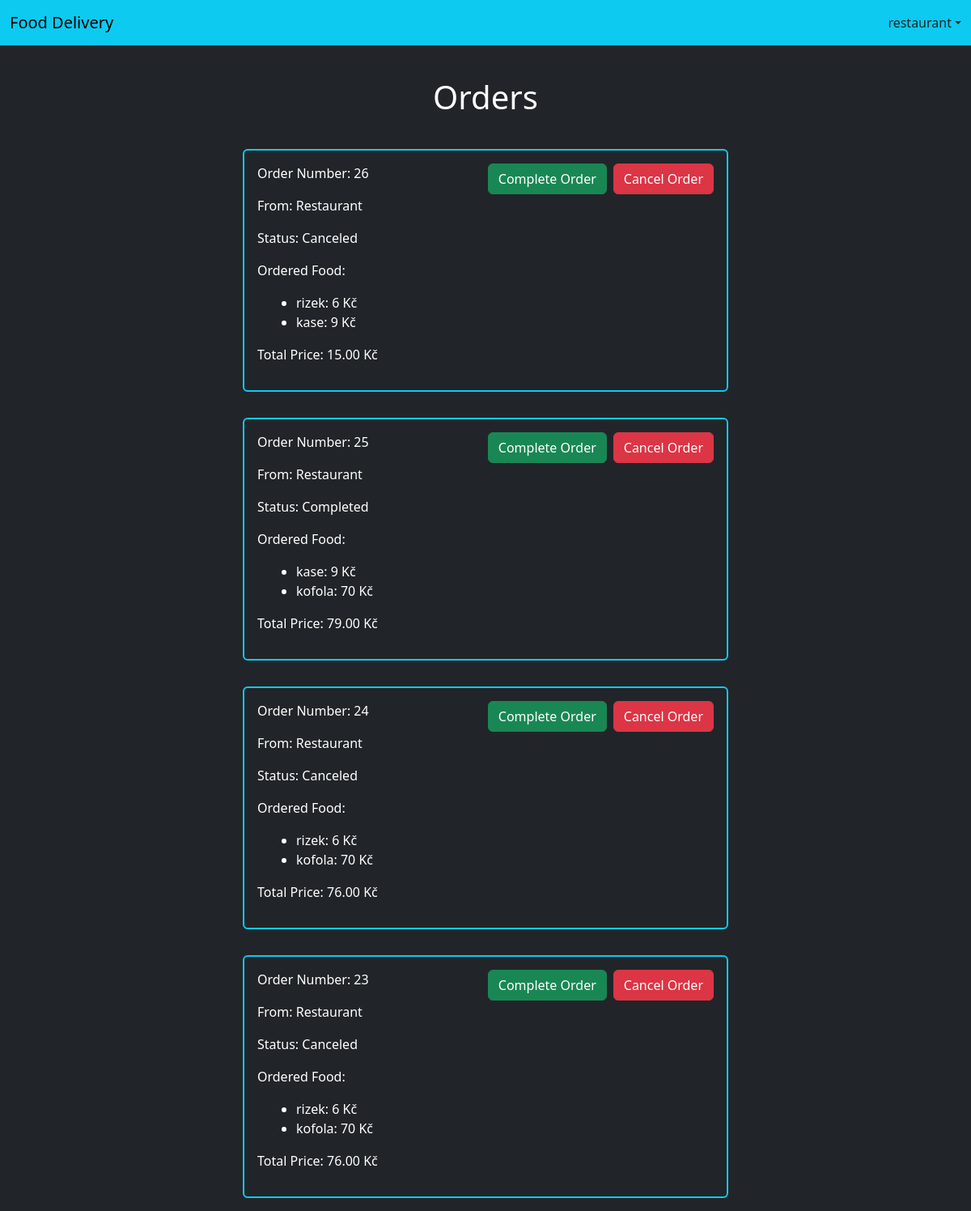
The page /orders/ (signed in) on the database as committed earlier.
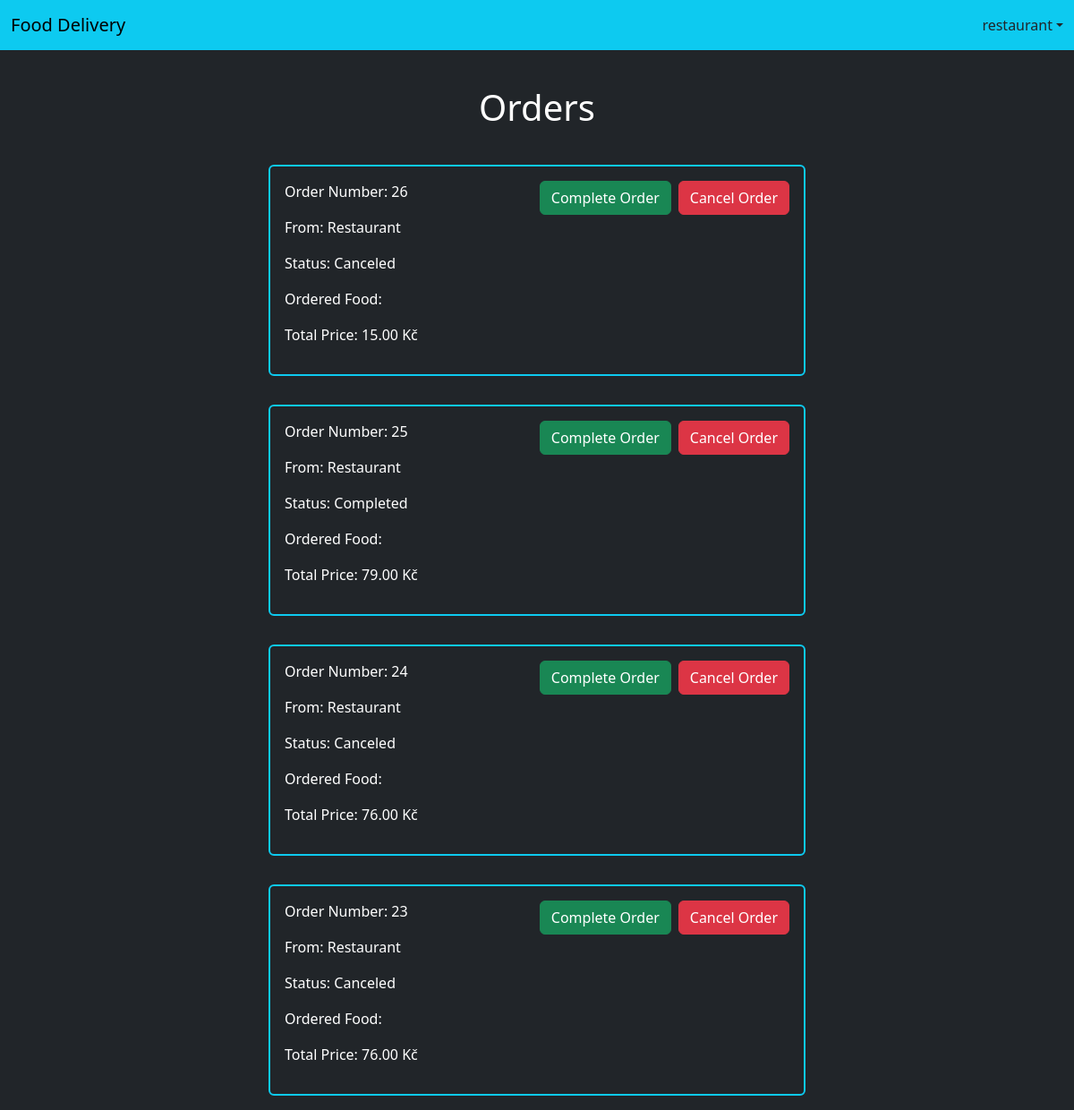
The same page on the database as committed later.
### order/models.py (models this page shows, shortened)
class Order(models.Model):
    customer = models.ForeignKey(UserProfile, on_delete=models.CASCADE, related_name='created_orders')
    restaurant = models.ForeignKey(UserProfile, on_delete=models.CASCADE, related_name='received_orders')
    food = models.ManyToManyField(Food, blank=True)
    CHOICES = (
        ('in_progress', 'In Progress'),
        ('completed ', 'Completed'),
        ('canceled ', 'Canceled'),
    )
    status = models.CharField(max_length=20, choices=CHOICES, default="in_progress")
    created_at = models.DateTimeField(auto_now_add=True)
    updated_at = models.DateTimeField(auto_now=True)
    total_price = models.DecimalField(max_digits=10, decimal_places=2, default=0)
    objects = models.Manager()
    active = OrderManager()

class Food(models.Model):
    name = models.CharField(max_length=100)
    price = models.IntegerField()
    description = models.CharField(max_length=300, blank=True)
    restaurant = models.ForeignKey(UserProfile, null=True, on_delete=models.CASCADE)

### customer/models.py (models this page shows, shortened)
class UserProfile(AbstractBaseUser, PermissionsMixin):
    USER_CHOICES = (
        ('customer', 'Customer'),
        ('restaurant', 'Restaurant'),
    )
    user_type = models.CharField(max_length=20, choices=USER_CHOICES)
    email = models.EmailField(unique=True)
    restaurant_name = models.CharField(max_length=150, blank=True)
    first_name = models.CharField(max_length=150, blank=True)
    last_name = models.CharField(max_length=150, blank=True)
    is_active = models.BooleanField(default=True)
    is_superuser = models.BooleanField(default=False)
    is_staff = models.BooleanField(default=False)
    date_joined = models.DateTimeField(default=timezone.now)
    last_login = models.DateTimeField(blank=True, null=True)
    objects = UserProfileManager()
    customer = CustomerManager()
    restaurant = RestaurantManager()
    USERNAME_FIELD = 'email'
    EMAIL_FIELD = 'email'
    REQUIRED_FIELDS = []

### core/views.py (the view, shortened to what this page needs)
# urls.py: path("orders/", all_orders, name="all_orders"),
@login_required
def all_orders(response):
    user = UserProfile.objects.get(id = response.user.id)
    if user.user_type == "customer":
        all_orders = Order.objects.filter(customer = user).order_by("-created_at")
    elif user.user_type == "restaurant":
        all_orders = Order.objects.filter(restaurant = user).order_by("-created_at")
    return render(response, "core/all_orders.html", {"all_orders": all_orders})

### core/templates/core/all_orders.html (shortened to what this page needs)
{% extends "core/base.html" %}
{% block content %}
<div class="container-fluid mt-5">
    <h1 class="d-flex justify-content-center capitalize-first my-4">Orders</h1>
    {% for order in all_orders %}
        <div class="row justify-content-center">
            <div class="col-6 p-3 m-3 border border-2 border-info rounded-2 position-relative d-flex">
                <div class="col-6">
                    <p class="capitalize-first">Order number: {{order.id}}</p>
                    <p class="capitalize-first">From: {{order.restaurant.restaurant_name}}</p>
                    <p class="capitalize-first">Status: {{order.get_status_display}}</p>
                    <p class="capitalize-first">Ordered food:</p>
                    <ul class="ms-3">
                        {% for food in order.food.all %}
                            <li>{{food.name}}: {{food.price}} Kč</li>
                        {% endfor %}
                    </ul>
                    <p class="capitalize-first">Total price: {{order.total_price}} Kč</p>
                </div>
                <div class="col-6 d-flex justify-content-end">
                    {% if user.user_type == "restaurant"%}
                        <div class="me-2">
                            <form action="" method="POST">
                                <button type="submit" class="btn btn-success">Complete Order</button>
                            </form>
                        </div>
                    {% endif %}
                    <div class="">
                        <form action="" method="POST">
                            <button type="submit" class="btn btn-danger">Cancel Order</button>
                        </form>
                    </div>
                </div>
            </div>
        </div>
    {% endfor %}
</div>
{% endblock content %}

Rows that differ between the two databases and show on the page:
removed Food: name "rizek", price "6"
removed Food: name "kase", price "9"
removed Food: name "kofola", price "70"
